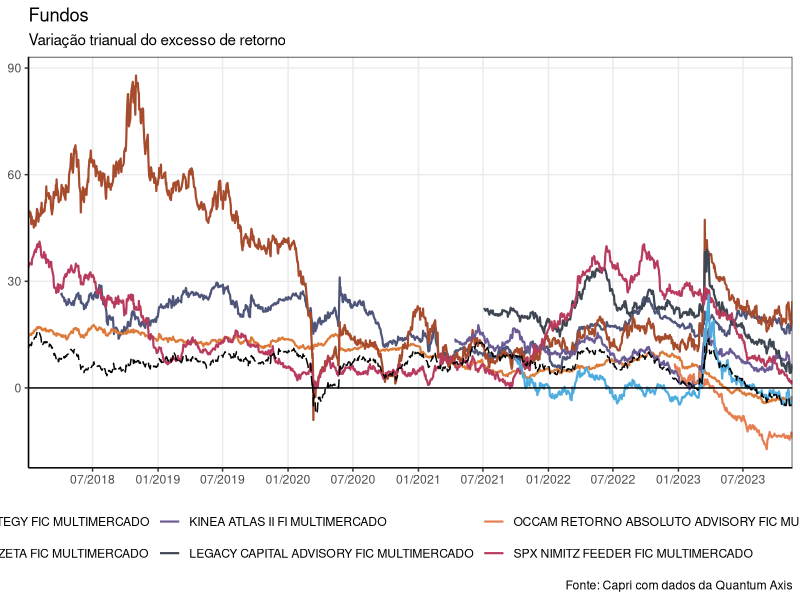

This figure's R source: (Note: this script raises an error after producing the figure.)

# Carregando pacotes ------------------------------------------------------

library(tidyverse)

# Setup -------------------------------------------------------------------

rm(list = ls())

Sys.setenv("LANGUAGE" = "Pt")
Sys.setlocale("LC_ALL", "Portuguese")

# Coleta de dados ---------------------------------------------------------
funds <- read.csv("fundos.csv", header = TRUE, sep = ";", dec = ",", check.names = FALSE) |>
  `colnames<-`(c("Nome do Ativo",
                 "Data",
                 "Cota")) |>
  as_tibble() |>
  mutate(Data = as.Date(Data, format = "%d/%m/%Y"))

df <- rbind(funds, read.csv("index.csv", header = TRUE, sep = ";", dec = ",", check.names = FALSE) |>
              `colnames<-`(c("Nome do Ativo",
                             "Data",
                             "Cota")) |>
              as_tibble() |>
              mutate(Data = as.Date(Data, format = "%d/%m/%Y"))  |>
              filter(`Nome do Ativo` == "IHFA"))

cdi <- read.csv("index.csv", header = TRUE, sep = ";", dec = ",", check.names = FALSE) |>
  `colnames<-`(c("Nome do Ativo",
                 "Data",
                 "CDI")) |>
  as_tibble() |>
  mutate(Data = as.Date(Data, format = "%d/%m/%Y"))  |>
  filter(`Nome do Ativo` == "CDI") |>
  select(Data, CDI)

df <- merge(df, cdi)

# Classe
class(df)

# Estrutura
str(df)

# Tratamento de dados -----------------------------------------------------

data <- df |>
  group_by(`Nome do Ativo`) |>
  #fundos
  mutate(var_36M = round(((Cota / lag(Cota,252*3)) - 1)*100,2)) |>
  mutate(var_ano = round(((Cota / Cota[which(Data == "2023-01-02")]) - 1)*100,2)) |>
  mutate(var_mes = round(((Cota / Cota[which(Data == "2023-10-31")]) - 1)*100,2)) |>
  #cdi
  mutate(cdi_36M = round(((CDI / lag(CDI,252*3)) - 1)*100,2)) |>
  mutate(cdi_ano = round(((CDI / CDI[which(Data == "2023-01-02")]) - 1)*100,2)) |>
  mutate(cdi_mes = round(((CDI / CDI[which(Data == "2023-10-31")]) - 1)*100,2)) |>
  #excesso
  mutate(excess_var_36M = var_36M - cdi_36M) |>
  mutate(excess_var_ano = var_ano - cdi_ano) |>
  mutate(excess_var_mes = var_mes - cdi_mes)

write.csv2(data, "desempenho_fundos.csv")

# Visualização de dados ---------------------------------------------------

## Variação Trianual -------------------------------------------------------

data |> 
  filter(Data >= "2018-01-01") |>
  ggplot() +
  geom_line(data = . %>% filter(`Nome do Ativo` != "IHFA"), 
            aes(Data, excess_var_36M, colour = `Nome do Ativo`), size = .75) +
  geom_line(data = . %>% filter(`Nome do Ativo` == "IHFA"), 
            aes(Data, excess_var_36M, colour = "IHFA"), size = .5, linetype = "longdash") +
  geom_hline(yintercept = 0) +
  theme_bw() + theme(panel.grid.minor = element_blank(), 
                     axis.line = element_line(colour = "black"),
                     legend.position = "bottom", 
                     legend.title = element_blank(), 
                     axis.title = element_blank(), 
                     strip.background = element_blank()) + 
  scale_x_date(expand = c(0,0), date_labels = "%m/%Y", breaks = "6 months",) +
  scale_colour_manual(values = c("#4e5579",
                                 "black",
                                 "#dc7a3a",
                                 "#a74b2d",
                                 "#6b5b95",
                                 "#3e4651",
                                 "#e77e52",
                                 "#b83b5e",
                                 "#4eadde")) + 
  labs(title = "Fundos",
       subtitle = "Variação trianual do excesso de retorno", 
       caption = "Fonte: Capri com dados da Quantum Axis")

ggsave("variacao trianual.png", width = 21, height = 11.900, units = "in", dpi = 800, path = paste(getwd(),
                                                                                                   "/Gráficos/Fundos",
                                                                                                   sep = ""))

## Variação anual acumulada  -------------------------------------------------------

data |> 
  filter(Data >= "2023-01-01") |>
  ggplot() +
  geom_line(data = . %>% filter(`Nome do Ativo` != "IHFA"), 
            aes(Data, excess_var_ano, colour = `Nome do Ativo`), size = .75) +
  geom_line(data = . %>% filter(`Nome do Ativo` == "IHFA"), 
            aes(Data, excess_var_ano, colour = "IHFA"), size = .5, linetype = "longdash") +
  geom_hline(yintercept = 0) +
  theme_bw() + theme(panel.grid.minor = element_blank(), 
                     axis.line = element_line(colour = "black"),
                     legend.position = "bottom", 
                     legend.title = element_blank(), 
                     axis.title = element_blank(), 
                     strip.background = element_blank()) + 
  scale_x_date(expand = c(0,0), date_labels = "%b", breaks = "1 months",) +
  scale_colour_manual(values = c("#4e5579",
                                 "black",
                                 "#4eadde",
                                 "#dc7a3a",
                                 "#a74b2d",
                                 "#6b5b95",
                                 "#3e4651",
                                 "#e77e52",
                                 "#b83b5e")) + 
  labs(title = "Fundos",
       subtitle = "Excesso de retorno acumulado no ano",
       caption = "Fonte: Capri com dados da Quantum Axis")

ggsave("variacao anual acumulada.png", width = 21, height = 11.900, units = "in", dpi = 800, path = paste(getwd(),
                                                                                                          "/Gráficos/Fundos",
                                                                                                          sep = ""))

## Variação mensal acumulada  -------------------------------------------------------

data |> 
  filter(Data >= "2023-10-31") |>
  ggplot() +
  geom_line(data = . %>% filter(`Nome do Ativo` != "IHFA"), 
            aes(Data, excess_var_mes, colour = `Nome do Ativo`), size = .75) +
  geom_line(data = . %>% filter(`Nome do Ativo` == "IHFA"), 
            aes(Data, excess_var_mes, colour = "IHFA"), size = .5, linetype = "longdash") +
  geom_hline(yintercept = 0) +
  theme_bw() + theme(panel.grid.minor = element_blank(), 
                     axis.line = element_line(colour = "black"),
                     legend.position = "bottom", 
                     legend.title = element_blank(), 
                     axis.title = element_blank(), 
                     strip.background = element_blank()) + 
  scale_x_date(expand = c(0,0), date_labels = "%d", breaks = "1 day",) +
  scale_colour_manual(values = c("#4e5579", 
                                 "black",
                                 "#4eadde",
                                 "#dc7a3a",
                                 "#a74b2d",
                                 "#6b5b95",
                                 "#3e4651",
                                 "#e77e52",
                                 "#b83b5e")) + 
  labs(title = "Fundos",
       subtitle = "Excesso de retorno acumulado no mês",
       caption = "Fonte: Capri com dados da Quantum Axis")

ggsave("variacao mensal acumulada.png", width = 21, height = 11.900, units = "in", dpi = 800, path = paste(getwd(),
                                                                                                           "/Gráficos/Fundos",
                                                                                                           sep = ""))
